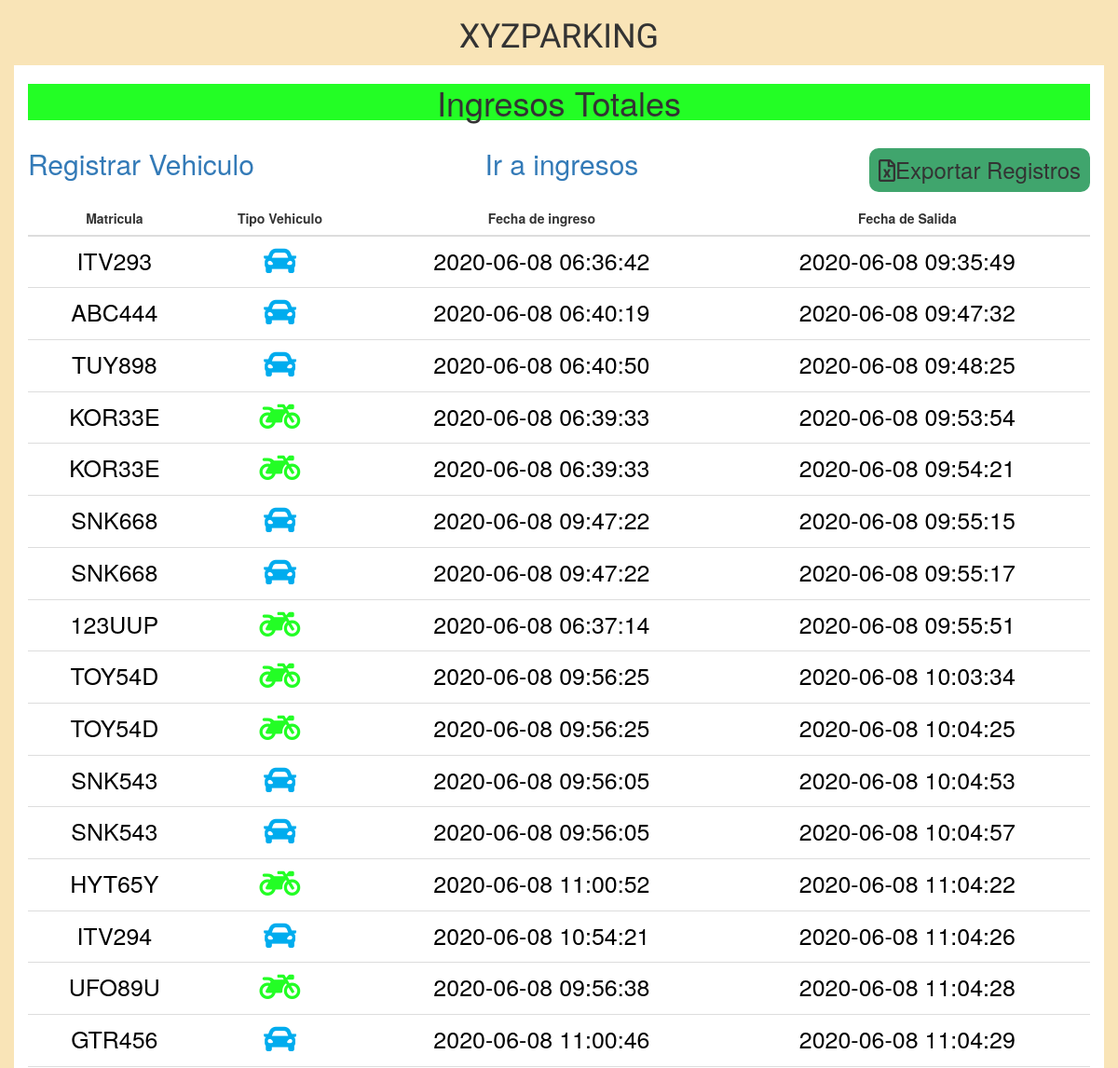
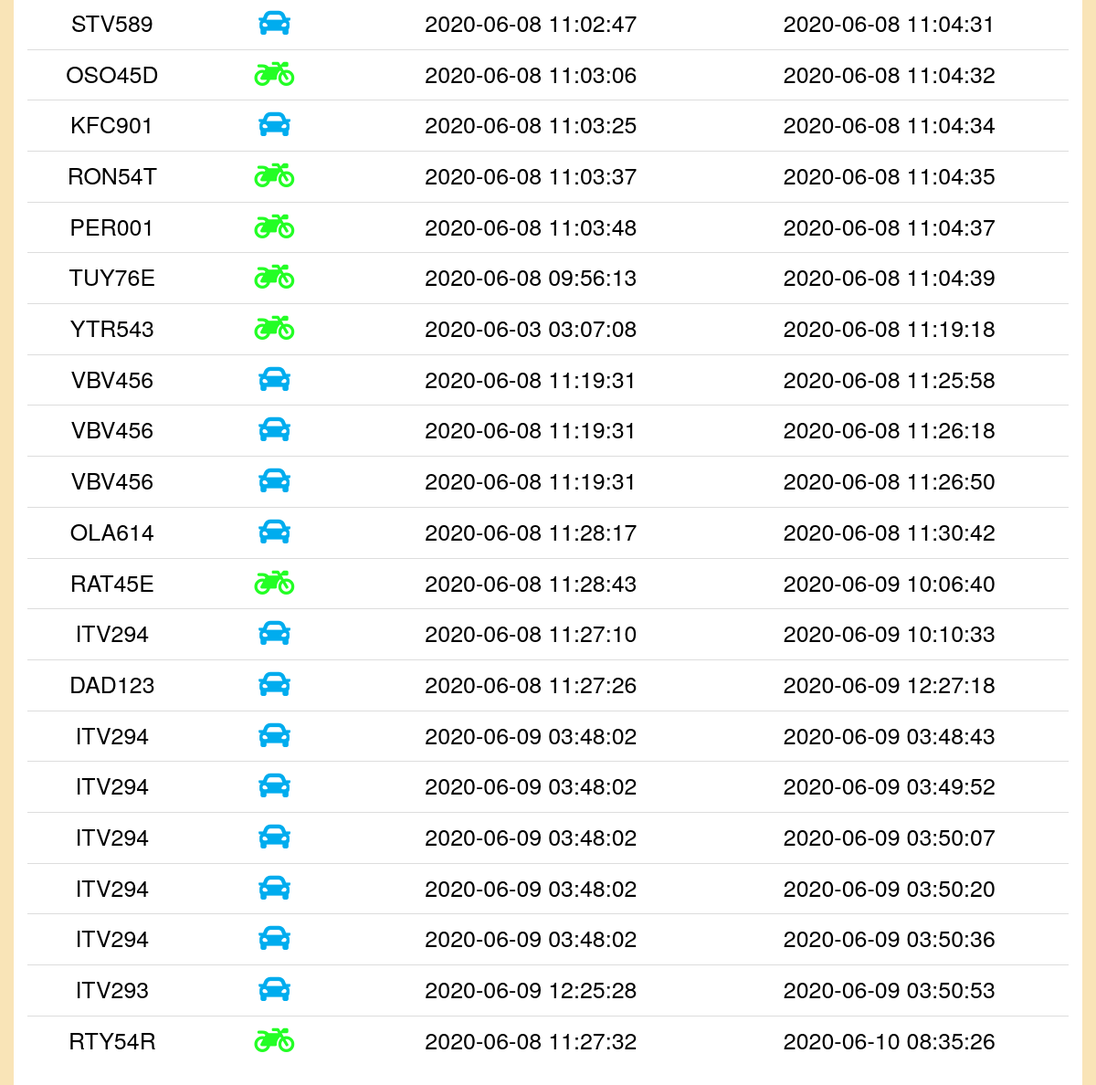
/Vista/ingresosTotales.php, run on the app's committed database (2 pictures, top to bottom).
### tables this page shows
CREATE TABLE `registros` (
  `id` int(10) NOT NULL,
  `matricula` varchar(10) NOT NULL,
  `fechaingreso` datetime NOT NULL,
  `fechasalida` datetime NOT NULL,
  `tipo` varchar(4) NOT NULL
);

### Modelo/consultas.php (called while the page is built, shortened)
<?php
function RegistroPermanente(){
    include 'conexion.php';
    try{
        return $conn->query("SELECT matricula, fechaingreso, fechasalida, tipo FROM registros");
    }catch(Exception $e){
        echo "error!!". $e->getMessage() ."<br>";
        return false;
    }
}
?>

### Vista/ingresosTotales.php (the view, shortened to what this page needs)
<?php include 'header.php';
include '../Modelo/consultas.php';  ?>
<body class="regsto">
    <div class="registro">
        <h1 class="headerT">XYZPARKING</h1>
        <div class="container">
        <h1 class="title">Ingresos Totales</h1>
        <div class="miniMenu">
            <h2><a href="index.php">Registrar Vehiculo</a></h2>
            <h2><a href="registro.php">Ir a ingresos</a></h2>
            <h3 class="Export" id="export" ><i class="far fa-file-excel"></i>Exportar Registros</h3>
        </div>
        <table class="table" id="lista_registros">
            <thead>
                <th>Matricula</th>
                <th>Tipo Vehiculo</th>
                <th>Fecha de ingreso</th>
                <th>Fecha de Salida</th>
            </thead>
            <tbody>
               <?php
                 $ingresosT = RegistroPermanente();
                 if($ingresosT->num_rows){
                    foreach($ingresosT as $ingresoT){ ?>
                <tr>
                    <td class="matricula"><?php echo $ingresoT['matricula']?></td>
                    <?php if($ingresoT['tipo'] == 'AUTO'){?>
                        <td><i title="Automovil" class="icon iconCar fas fa-car"></i></td>
                   <?php }else{?>
                        <td><i title="Motocicleta" class="icon iconMot fas fa-motorcycle"></i></td>
                    <?php  }?>
                    <td><?php echo $ingresoT['fechaingreso']?></td>
                   <td><?php echo $ingresoT['fechasalida']?></td>
                  <?php    }
                 } ?>
                </tr>
              </tbody>
        </table>
        </div>
    </div>
</body>
</html>

### Vista/header.php (shortened to what this page needs)
<!DOCTYPE html>
<html lang="en">
<head>
    <link rel="stylesheet" href="../style.css">
    <link rel="stylesheet" href="https://use.fontawesome.com/releases/v5.6.3/css/all.css">
    <link rel="stylesheet" href="https://maxcdn.bootstrapcdn.com/bootstrap/3.4.1/css/bootstrap.min.css">
</head>

### style.css (style rules this page uses)
.headerT { font-family: 'Exo 2', sans-serif; text-align: center; }
.regsto { width: 100vw; height: 100vh; background-color: #f9e4b7; }
.registro { width: 100%; margin: 20px 0; }
.container { background: white; }
tbody { color: black; font-size: 25px; font-weight: 100; }
.icon { font-size: 35px; cursor: pointer; }
td { margin: 0; text-transform: uppercase; padding: 0; text-align: center; }
th { text-align: center; }
table th { text-align: center; }
.iconCar { color: #00acee; }
.iconMot { color: #23fe25; }
.miniMenu { display: flex; justify-content: space-between; }
.title { text-align: center; background-color: #23fe25; }
.Export { background-color: rgb(64, 165, 109); padding: 10px; border-radius: 10px; cursor: pointer; }

### data on the page
registros: matricula "ITV293", tipo "AUTO" (drawn), fechaingreso "2020-06-08 06:36:42", fechasalida "2020-06-08 09:35:49"
registros: matricula "ABC444", tipo "AUTO" (drawn), fechaingreso "2020-06-08 06:40:19", fechasalida "2020-06-08 09:47:32"
registros: matricula "TUY898", tipo "AUTO" (drawn), fechaingreso "2020-06-08 06:40:50", fechasalida "2020-06-08 09:48:25"
registros: matricula "KOR33E", fechaingreso "2020-06-08 06:39:33", fechasalida "2020-06-08 09:53:54"
registros: matricula "KOR33E", fechaingreso "2020-06-08 06:39:33", fechasalida "2020-06-08 09:54:21"
registros: matricula "SNK668", tipo "AUTO" (drawn), fechaingreso "2020-06-08 09:47:22", fechasalida "2020-06-08 09:55:15"
registros: matricula "SNK668", tipo "AUTO" (drawn), fechaingreso "2020-06-08 09:47:22", fechasalida "2020-06-08 09:55:17"
registros: matricula "123UUP", fechaingreso "2020-06-08 06:37:14", fechasalida "2020-06-08 09:55:51"
registros: matricula "TOY54D", fechaingreso "2020-06-08 09:56:25", fechasalida "2020-06-08 10:03:34"
registros: matricula "TOY54D", fechaingreso "2020-06-08 09:56:25", fechasalida "2020-06-08 10:04:25"
registros: matricula "SNK543", tipo "AUTO" (drawn), fechaingreso "2020-06-08 09:56:05", fechasalida "2020-06-08 10:04:53"
registros: matricula "SNK543", tipo "AUTO" (drawn), fechaingreso "2020-06-08 09:56:05", fechasalida "2020-06-08 10:04:57"
registros: matricula "HYT65Y", fechaingreso "2020-06-08 11:00:52", fechasalida "2020-06-08 11:04:22"
registros: matricula "ITV294", tipo "AUTO" (drawn), fechaingreso "2020-06-08 10:54:21", fechasalida "2020-06-08 11:04:26"
registros: matricula "UFO89U", fechaingreso "2020-06-08 09:56:38", fechasalida "2020-06-08 11:04:28"
registros: matricula "GTR456", tipo "AUTO" (drawn), fechaingreso "2020-06-08 11:00:46", fechasalida "2020-06-08 11:04:29"
registros: matricula "STV589", tipo "AUTO" (drawn), fechaingreso "2020-06-08 11:02:47", fechasalida "2020-06-08 11:04:31"
registros: matricula "OSO45D", fechaingreso "2020-06-08 11:03:06", fechasalida "2020-06-08 11:04:32"
registros: matricula "KFC901", tipo "AUTO" (drawn), fechaingreso "2020-06-08 11:03:25", fechasalida "2020-06-08 11:04:34"
registros: matricula "RON54T", fechaingreso "2020-06-08 11:03:37", fechasalida "2020-06-08 11:04:35"
registros: matricula "PER001", fechaingreso "2020-06-08 11:03:48", fechasalida "2020-06-08 11:04:37"
registros: matricula "TUY76E", fechaingreso "2020-06-08 09:56:13", fechasalida "2020-06-08 11:04:39"
registros: matricula "YTR543", fechaingreso "2020-06-03 03:07:08", fechasalida "2020-06-08 11:19:18"
registros: matricula "VBV456", tipo "AUTO" (drawn), fechaingreso "2020-06-08 11:19:31", fechasalida "2020-06-08 11:25:58"
registros: matricula "VBV456", tipo "AUTO" (drawn), fechaingreso "2020-06-08 11:19:31", fechasalida "2020-06-08 11:26:18"
registros: matricula "VBV456", tipo "AUTO" (drawn), fechaingreso "2020-06-08 11:19:31", fechasalida "2020-06-08 11:26:50"
registros: matricula "OLA614", tipo "AUTO" (drawn), fechaingreso "2020-06-08 11:28:17", fechasalida "2020-06-08 11:30:42"
registros: matricula "RAT45E", fechaingreso "2020-06-08 11:28:43", fechasalida "2020-06-09 10:06:40"
registros: matricula "ITV294", tipo "AUTO" (drawn), fechaingreso "2020-06-08 11:27:10", fechasalida "2020-06-09 10:10:33"
registros: matricula "DAD123", tipo "AUTO" (drawn), fechaingreso "2020-06-08 11:27:26", fechasalida "2020-06-09 12:27:18"
registros: matricula "ITV294", tipo "AUTO" (drawn), fechaingreso "2020-06-09 03:48:02", fechasalida "2020-06-09 03:48:43"
registros: matricula "ITV294", tipo "AUTO" (drawn), fechaingreso "2020-06-09 03:48:02", fechasalida "2020-06-09 03:49:52"
registros: matricula "ITV294", tipo "AUTO" (drawn), fechaingreso "2020-06-09 03:48:02", fechasalida "2020-06-09 03:50:07"
registros: matricula "ITV294", tipo "AUTO" (drawn), fechaingreso "2020-06-09 03:48:02", fechasalida "2020-06-09 03:50:20"
registros: matricula "ITV294", tipo "AUTO" (drawn), fechaingreso "2020-06-09 03:48:02", fechasalida "2020-06-09 03:50:36"
registros: matricula "ITV293", tipo "AUTO" (drawn), fechaingreso "2020-06-09 12:25:28", fechasalida "2020-06-09 03:50:53"
registros: matricula "RTY54R", fechaingreso "2020-06-08 11:27:32", fechasalida "2020-06-10 08:35:26"
